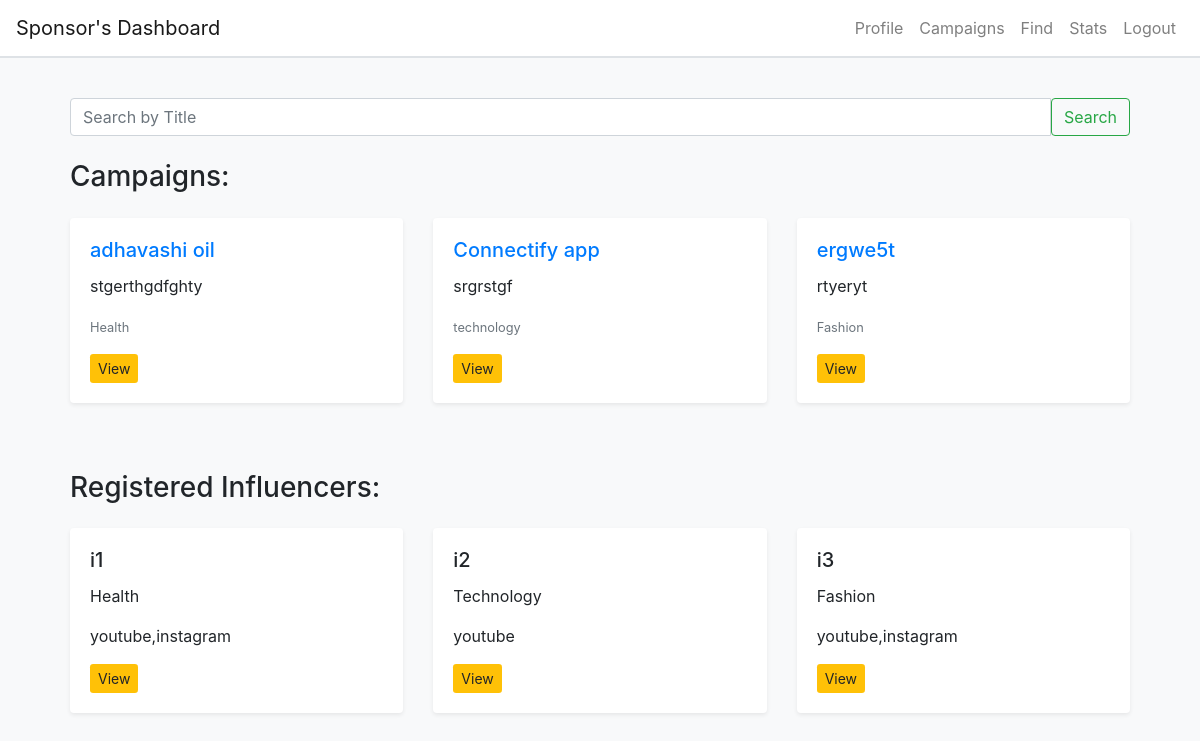
Page /sponsor_find (signed in) on the committed database.
### app.py (models this page shows, shortened)
class Campaign(db.Model):
    id = db.Column(db.Integer, primary_key=True)
    title = db.Column(db.String(100), nullable=False)
    description = db.Column(db.Text, nullable=False)
    image = db.Column(db.String(200), nullable=True)
    niche = db.Column(db.String(50), nullable=False)
    budget = db.Column(db.Float, nullable=False)  # New column for budget
    is_public = db.Column(db.Boolean, nullable=False, default=True)
    start_date = db.Column(db.DateTime, nullable=False)
    end_date = db.Column(db.DateTime, nullable=False)
    is_flagged = db.Column(db.Boolean, default=False)
    influencer_id = db.Column(db.Integer, db.ForeignKey('influencers.id'))
    influencer = db.relationship('Influencer', back_populates='campaigns')
    sponsor_id = db.Column(db.Integer, db.ForeignKey('sponsors.id'), nullable=False)
    sponsor = db.relationship('Sponsor', backref='campaigns')

class Influencer(db.Model):
    __tablename__ = 'influencers'
    id = db.Column(db.Integer, primary_key=True, autoincrement=True)
    user_id = db.Column(db.Integer, db.ForeignKey('users.id'), nullable=False)
    profile_pic = db.Column(db.String(100), default='default_profile_pic.jpg')
    category = db.Column(db.String(100), nullable=False)
    niche = db.Column(db.String(100), nullable=False)
    created_at = db.Column(db.DateTime, default=datetime.utcnow)
    social_networks = db.Column(db.String, nullable=True)
    reach = db.Column(db.String(100), nullable=False)
    is_flagged = db.Column(db.Boolean, default=False)
    ad_requests = db.relationship('AdRequest', backref='influencer', lazy=True)
    user = db.relationship('User', back_populates='influencer')
    campaigns = db.relationship('Campaign', back_populates='influencer')

class User(db.Model):
    __tablename__ = 'users'
    id = db.Column(db.Integer, primary_key=True, autoincrement=True)
    name = db.Column(db.String(100), nullable=False)
    username = db.Column(db.String, unique=True, nullable=False)
    email = db.Column(db.String, unique=True, nullable=False)
    password = db.Column(db.String, nullable=False)
    created_at = db.Column(db.DateTime, default=datetime.utcnow)
    user_role = db.Column(db.String(50), nullable=False)
    sponsor = db.relationship('Sponsor', back_populates='user', uselist=False)
    influencer = db.relationship('Influencer', back_populates='user', uselist=False)

### app.py (the view)
@app.route('/sponsor_find')
def sponsor_find():
    if 'user_id' not in session or session.get('user_role') != 'sponsor':
        flash('You need to log in first.', 'warning')
        return redirect(url_for('login'))
    sponsor = Sponsor.query.filter_by(user_id=session['user_id']).first()
    search_query = request.args.get('search')
    if search_query:
        campaigns = Campaign.query.filter(Campaign.sponsor_id == sponsor.id, Campaign.title.ilike(f"%{search_query}%")).all()
        influencers = Influencer.query.join(User).filter(User.name.ilike(f"%{search_query}%")).all()
    else:
        campaigns = Campaign.query.filter_by(sponsor_id=sponsor.id).all()
        influencers = Influencer.query.all()
    return render_template('sponsor_find.html', user_role='sponsor', campaigns=campaigns,influencers=influencers)

### templates/sponsor_find.html (shortened to what this page needs)
{% extends "base.html" %} {% block title %}Find{% endblock %} {% block content
%}
<div class="dashboard">
  <div class="d-flex justify-content-between align-items-center mb-4">
    <form
      class="input-group"
      method="GET"
      action="{{ url_for('sponsor_find') }}"
    >
      <input
        type="text"
        class="form-control"
        name="search"
        placeholder="Search by Title"
        aria-label="Search by Title"
      />
      <button class="btn btn-outline-success" type="submit">Search</button>
    </form>
  </div>
  <h3 class="mt-4">Campaigns:</h3>
  <div class="row mt-4">
    {% if campaigns %} {% for campaign in campaigns %}
    <div class="col-md-4 mb-4">
      <div class="card shadow-sm">
        <div class="card-body">
          <h5 class="card-title">
            <a href="{{ url_for('campaign_details', campaign_id=campaign.id) }}"
              >{{ campaign.title }}</a
            >
          </h5>
          <p class="card-text">{{ campaign.description }}</p>
          <p class="card-text">
            <small class="text-muted">{{ campaign.niche }}</small>
          </p>
          <div class="mt-3">
            <a
              href="{{ url_for('view_campaign', campaign_id=campaign.id) }}"
              class="btn btn-view btn-sm"
              >View</a
            >
          </div>
        </div>
      </div>
    </div>
    {% endfor %} {% else %}
    <p>No campaigns found.</p>
    {% endif %}
  </div>
  <h3 class="mt-4">Registered Influencers:</h3>
  <div class="row mt-4">
    {% if influencers %} {% for influencer in influencers %}
    <div class="col-md-4 mb-4">
      <div class="card shadow-sm">
        <div class="card-body">
          <h5 class="card-title">{{ influencer.user.name }}</h5>
          <p class="card-text">{{ influencer.category }}</p>
          <p class="card-text">{{ influencer.social_networks }}</p>
          <div class="mt-3">
            <a
              href="{{ url_for('view_influencer_details', influencer_id=influencer.id) }}"
              class="btn btn-view btn-sm"
              >View</a
            >
          </div>
        </div>
      </div>
    </div>
    {% endfor %} {% else %}
    <p>No influencers found.</p>
    {% endif %}
  </div>
</div>
{% endblock %}

### templates/base.html (style rules this page uses)
body { background-color: #f8f9fa; }
.dashboard { padding: 20px; }
.card { margin-bottom: 20px; border: none; box-shadow: 0 0 10px rgba(0, 0, 0, 0.1); }
.btn-view { background-color: #ffc107; border: none; }

### templates/sponsor_find.html (style rules this page uses)
.btn-view { background-color: #ffc107; border: none; }

### rows in the picture
Campaign: title "adhavashi oil", description "stgerthgdfghty", niche "Health"
Campaign: title "Connectify app", description "srgrstgf", niche "technology"
Campaign: title "ergwe5t", description "rtyeryt", niche "Fashion"
Influencer: user.name "i1", category "Health", social_networks "youtube,instagram"
Influencer: user.name "i2", category "Technology", social_networks "youtube"
Influencer: user.name "i3", category "Fashion", social_networks "youtube,instagram"
